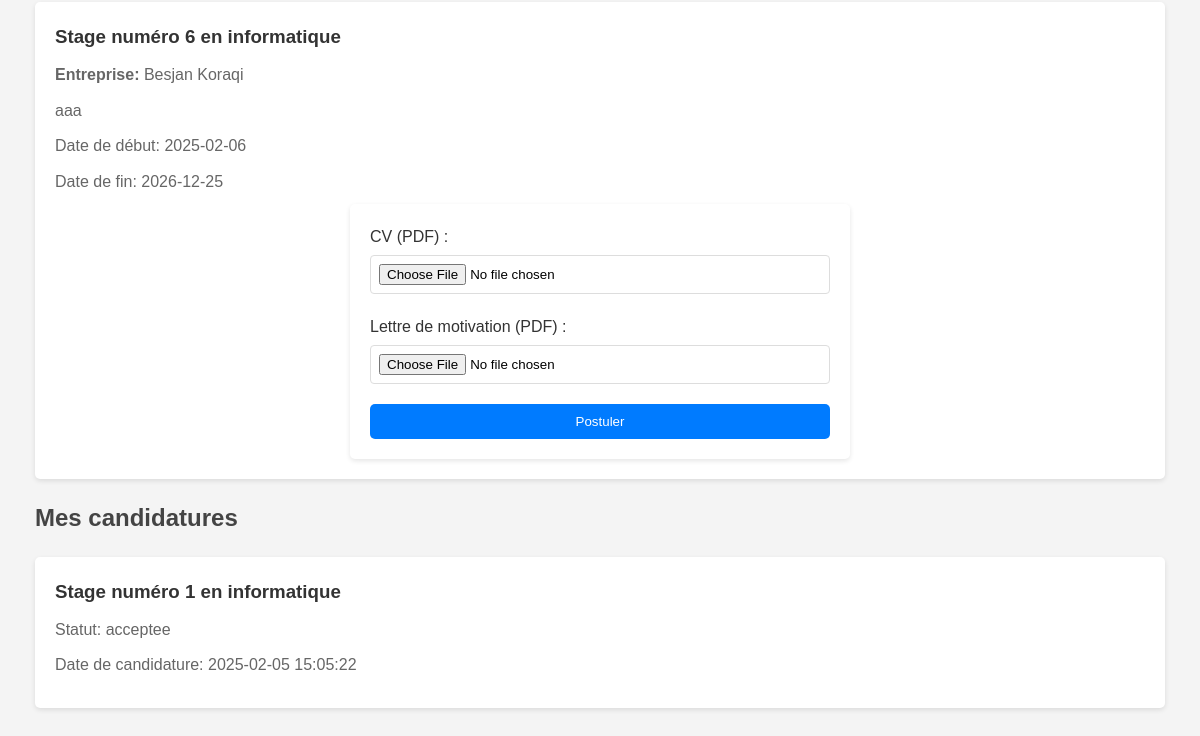
Page /app/views/panels/student_panel.php (signed in, lower part) on the earlier database version.
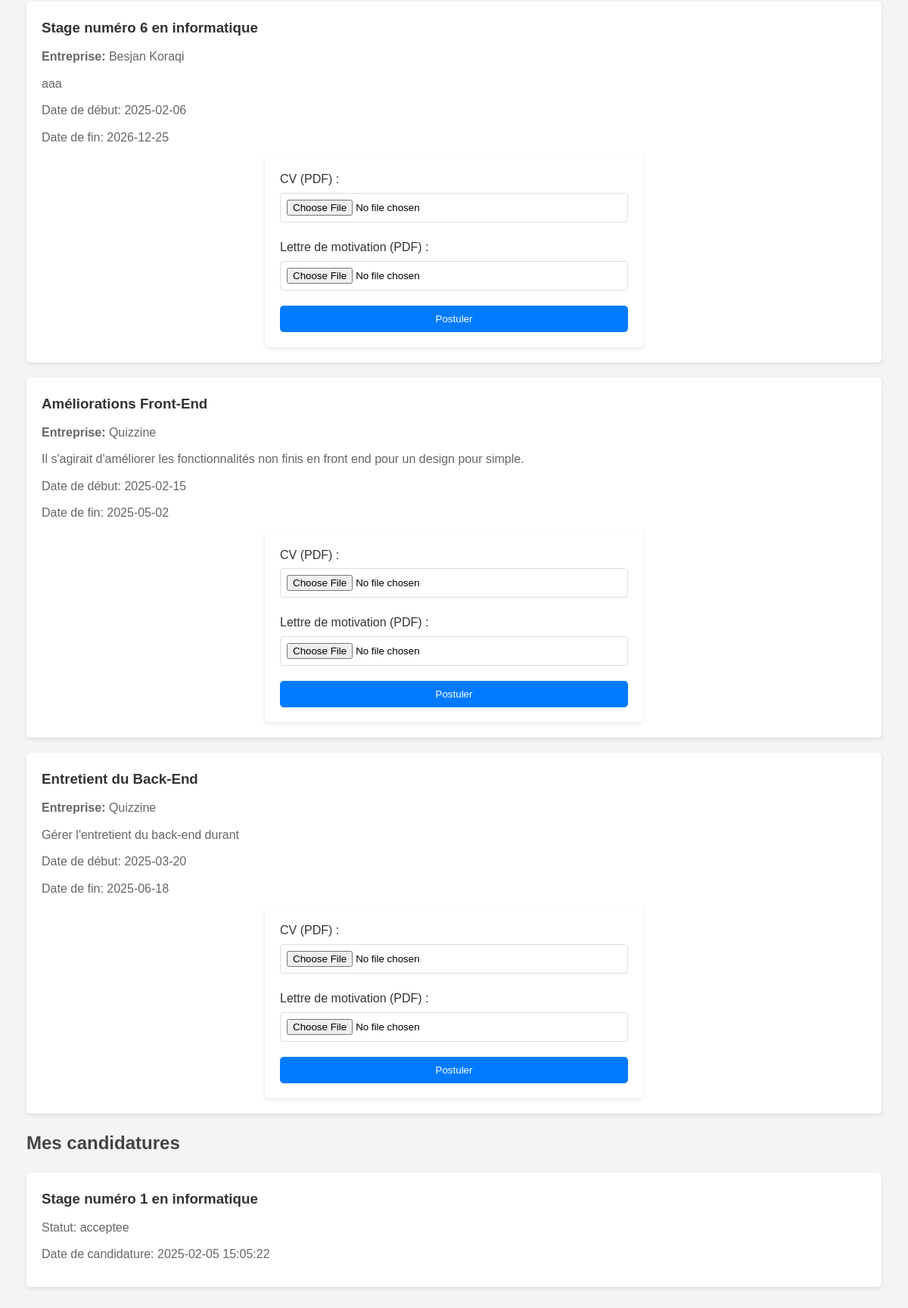
Same page on the later database version.
### tables this page shows
CREATE TABLE `offres_stages` (
  `id` int(11) NOT NULL,
  `entreprise_id` int(11) DEFAULT NULL,
  `titre` varchar(100) NOT NULL,
  `description` text,
  `date_debut` date DEFAULT NULL,
  `date_fin` date DEFAULT NULL,
  `lieu` varchar(255) DEFAULT NULL,
  `mode_stage` enum('distanciel','présentiel') NOT NULL,
  `logo` varchar(255) DEFAULT NULL
);

CREATE TABLE `entreprises` (
  `id` int(11) NOT NULL,
  `siret` varchar(14) NOT NULL,
  `nom` varchar(100) NOT NULL,
  `adresse` varchar(255) DEFAULT NULL,
  `ville` varchar(100) DEFAULT NULL,
  `code_postal` varchar(10) DEFAULT NULL,
  `pays` varchar(100) DEFAULT NULL,
  `telephone` varchar(20) DEFAULT NULL,
  `site_web` varchar(255) DEFAULT NULL,
  `lieu` varchar(255) DEFAULT NULL,
  `tva_intracommunautaire` varchar(50) DEFAULT NULL,
  `secteur_activite` varchar(100) DEFAULT NULL,
  `description` text,
  `adresse_facturation` varchar(255) DEFAULT NULL,
  `logo` varchar(255) DEFAULT NULL,
  `nom_contact` varchar(100) DEFAULT NULL,
  `username` varchar(100) NOT NULL,
  `email` varchar(255) NOT NULL,
  `password` varchar(255) NOT NULL,
  `role` enum('etudiant','entreprise','admin') NOT NULL DEFAULT 'entreprise',
  `date_creation` timestamp NOT NULL DEFAULT CURRENT_TIMESTAMP
);

CREATE TABLE `candidatures` (
  `id` int(11) NOT NULL,
  `etudiant_id` int(11) DEFAULT NULL,
  `offre_id` int(11) DEFAULT NULL,
  `statut` enum('en_attente','acceptee','refusee') DEFAULT 'en_attente',
  `date_candidature` datetime DEFAULT CURRENT_TIMESTAMP,
  `cv` varchar(255) NOT NULL,
  `lettre_motivation` varchar(255) NOT NULL
);

### app/helpers/functions.php (called while the page is built, shortened)
<?php
function get_applications($pdo, $etudiant_id) {
    try {
        $stmt = $pdo->prepare("SELECT c.*, o.titre FROM candidatures c JOIN offres_stages o ON c.offre_id = o.id WHERE c.etudiant_id = ?");
        $stmt->execute([$etudiant_id]);
        return $stmt->fetchAll();
    } catch (Exception $e) {
        error_log($e->getMessage());
        return false;
    }
}
?>

### app/views/panels/student_panel.php (the view, shortened to what this page needs)
<?php
require_once $_SERVER['DOCUMENT_ROOT'] . '/Gestion_Stage/app/config/database.php';
require_once $_SERVER['DOCUMENT_ROOT'] . '/Gestion_Stage/app/helpers/functions.php';
$search = $_GET['search'] ?? '';
$sort = $_GET['sort'] ?? 'date_debut';
$order = $_GET['order'] ?? 'ASC';
$query = "SELECT o.*, e.nom as entreprise_nom FROM offres_stages o
          JOIN entreprises e ON o.entreprise_id = e.id
          WHERE o.titre LIKE :search OR o.description LIKE :search OR e.nom LIKE :search
          ORDER BY :sort $order";
$stmt = $pdo->prepare($query);
$stmt->bindValue(':search', "%$search%", PDO::PARAM_STR);
$stmt->bindValue(':sort', $sort, PDO::PARAM_STR);
$stmt->execute();
$internships = $stmt->fetchAll();
$applications = get_applications($pdo, $_SESSION['user_id']);
?>
<!DOCTYPE html>
<html lang="fr">
<head>
    <link rel="stylesheet" href="/Gestion_Stage/public/assets/css/style.css">
</head>
<body>
    <main class="container">
        <?php if (empty($internships)): ?>
            <p>Aucune offre de stage ne correspond à votre recherche.</p>
        <?php else: ?>
            <?php foreach ($internships as $internship): ?>
                <div class="card">
                    <div class="card-header">
                        <h3><?php echo htmlspecialchars($internship['titre']); ?></h3>
                    </div>
                    <div class="card-body">
                        <p><strong>Entreprise:</strong> <?php echo htmlspecialchars($internship['entreprise_nom']); ?></p>
                        <p><?php echo htmlspecialchars($internship['description']); ?></p>
                        <p>Date de début: <?php echo $internship['date_debut']; ?></p>
                        <p>Date de fin: <?php echo $internship['date_fin']; ?></p>
                    </div>
                    <div class="card-footer">
                        <form action="/Gestion_Stage/app/views/internships/apply.php" method="post" enctype="multipart/form-data">
                            <label for="cv">CV (PDF) :</label>
                            <input type="file" name="cv" accept=".pdf" required>
                            <label for="lettre_motivation">Lettre de motivation (PDF) :</label>
                            <input type="file" name="lettre_motivation" accept=".pdf" required>
                            <button type="submit" class="btn-primary">Postuler</button>
                        </form>
                    </div>
                </div>
            <?php endforeach; ?>
        <?php endif; ?>
        <h2>Mes candidatures</h2>
        <?php if (empty($applications)): ?>
            <p>Vous n'avez pas encore postulé à des offres de stage.</p>
        <?php else: ?>
            <?php foreach ($applications as $application): ?>
                <div class="card">
                    <div class="card-header">
                        <h3><?php echo htmlspecialchars($application['titre']); ?></h3>
                    </div>
                    <div class="card-body">
                        <p>Statut: <?php echo $application['statut']; ?></p>
                        <p>Date de candidature: <?php echo $application['date_candidature']; ?></p>
                    </div>
                </div>
            <?php endforeach; ?>
        <?php endif; ?>
    </main>
</body>
</html>

Differences in the rows shown:
added offres_stages: titre "Améliorations Front-End", entreprise.nom "Quizzine", description "Il s'agirait d'améliorer les fonctionnalités non finis en front end pour un design pour simple.", date_debut "2025-02-15", date_fin "2025-05-02"
added offres_stages: titre "Entretient du Back-End", entreprise.nom "Quizzine", description "Gérer l'entretient du back-end durant", date_debut "2025-03-20", date_fin "2025-06-18"
